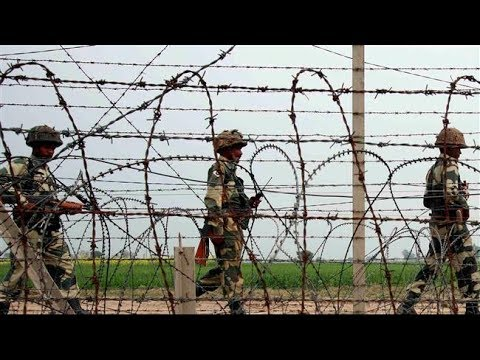
#> input picture src/detector/res/multiofficer.jpg, 480 x 360 px
$ python continuation.py
#> lines starting #> are read from the running program, lines starting #| are printed output that depends on the picture; after the words box and inside, x2 and y2 are one past the last pixel; in counts of white or black regions, pixels touching at a corner belong together
import cv2
import numpy as np
import os

basepath=os.path.realpath(__file__)
image=basepath.replace('continuation.py',"res/multiofficer.jpg")
img = cv2.imread(image)
#> img is the input picture: shape (360, 480, 3); mean B, G, R 109.6, 114.3, 114.1
gray = cv2.cvtColor(img,cv2.COLOR_BGR2GRAY)
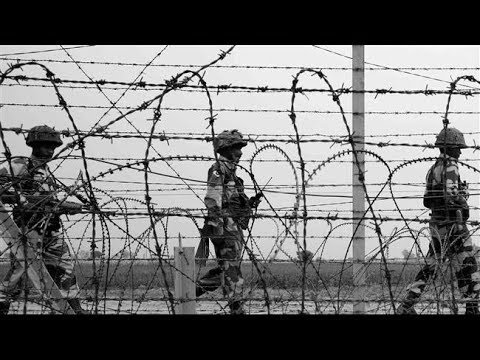
#> gray: shape (360, 480); min 0, max 255, mean 113.7
edges = cv2.Canny(gray,50,150,apertureSize = 3)
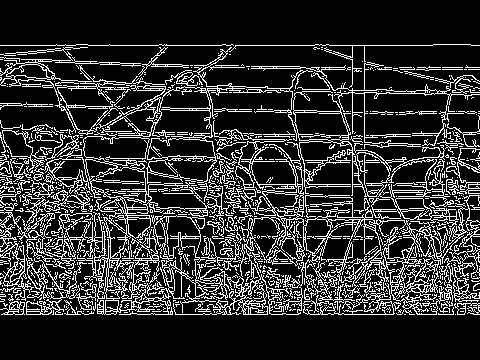
#> edges: shape (360, 480); 18.8% white in thin lines or dots, all inside (x1, y1, x2, y2) = (0, 44, 480, 315)
edges = cv2.GaussianBlur(edges,(5,5),0)
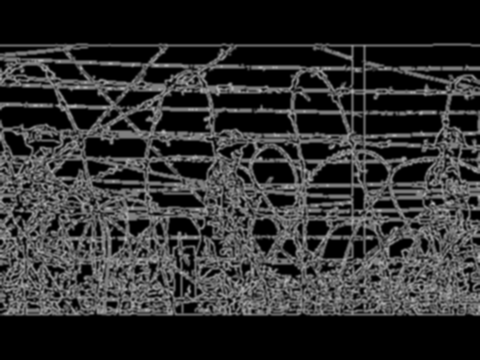
#> edges: shape (360, 480); min 0, max 183, mean 48

k_square = np.ones((5,5),np.uint8)
k_ellipse = cv2.getStructuringElement(cv2.MORPH_ELLIPSE,(5,5))
thresh = cv2.dilate(edges,k_ellipse,iterations=1)
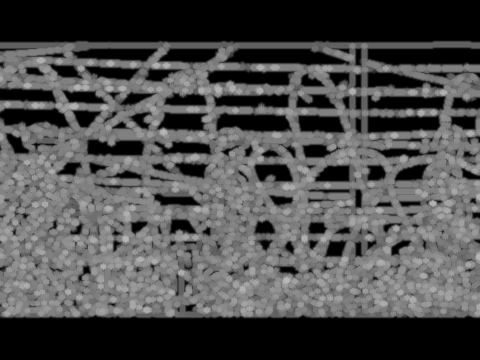
#> thresh: shape (360, 480); min 0, max 183, mean 76.9
thresh = cv2.erode(thresh,k_square,iterations=2)
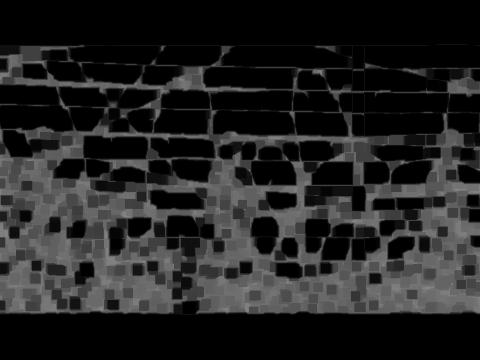
#> thresh: shape (360, 480); min 0, max 135, mean 34.3
minLineLength = 1100
maxLineGap = 10
lines = cv2.HoughLinesP(thresh,1,np.pi/180,100,minLineLength,maxLineGap)
#> lines = 976 rows, first 6: [23, 314, 479, 250], [0, 230, 277, 278], [0, 267, 80, 273], [0, 161, 180, 216], [201, 290, 479, 295], [277, 229, 352, 206]

if lines is not None:
    for line in lines:
        for x1,y1,x2,y2 in line:
            cv2.line(img,(x1,y1),(x2,y2),(0,255,0),2)
#> this loop made 976 passes
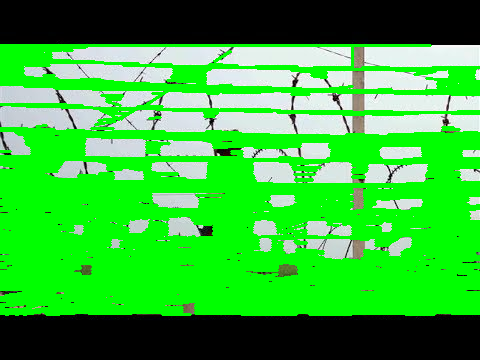
#> img: shape (360, 480, 3); mean B, G, R 54.8, 181.6, 53.1

cv2.imshow('houghlin',img)
dest=basepath.replace('continuation.py',"res/processed/multiofficer.jpg")
cv2.imwrite(dest,img)
cv2.waitKey(0)
cv2.destroyAllWindows()

$ run again, with src/detector/res/closeup.jpg copied over src/detector/res/multiofficer.jpg
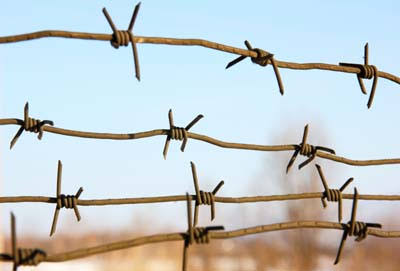
#> input picture src/detector/res/closeup.jpg, 400 x 271 px
#> img is the input picture: shape (271, 400, 3); mean B, G, R 201.8, 200.9, 194.1
#> `edges = cv2.Canny(gray,50,150,apertureSize = 3)`:
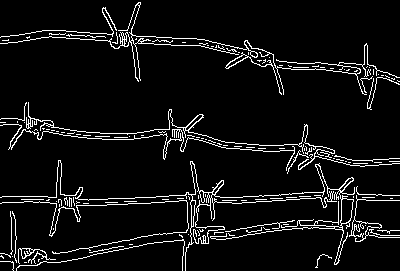
#> edges: shape (271, 400); 6.6% white in thin lines or dots
#> lines = 122 rows, first 6: [0, 199, 297, 199], [163, 241, 333, 221], [110, 198, 399, 198], [0, 200, 283, 200], [70, 251, 321, 221], [0, 120, 53, 126]
#> the loop `for line in lines:` made 122 passes
#> after the loop `for line in lines:`:
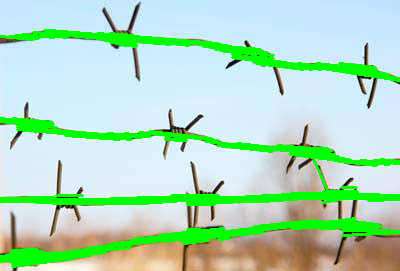
#> img: shape (271, 400, 3); 13.22% of pixels changed, all inside (x1, y1, x2, y2) = (0, 29, 400, 268)

$ run again, with src/detector/res/fenceandofficer.jpg copied over src/detector/res/multiofficer.jpg
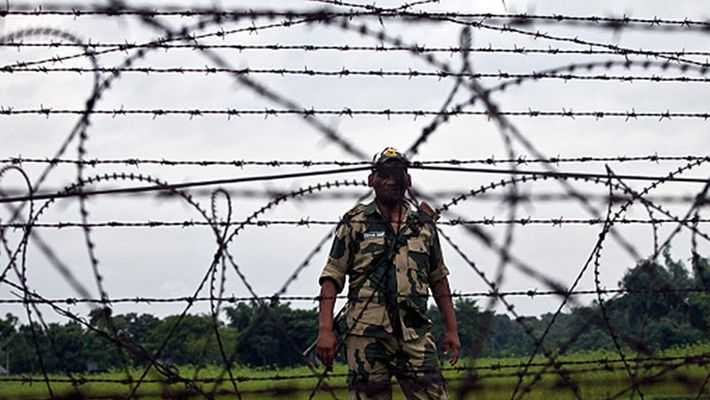
#> input picture src/detector/res/fenceandofficer.jpg, 710 x 400 px
#> img is the input picture: shape (400, 710, 3); mean B, G, R 155, 154.2, 153.3
#> `edges = cv2.Canny(gray,50,150,apertureSize = 3)`:
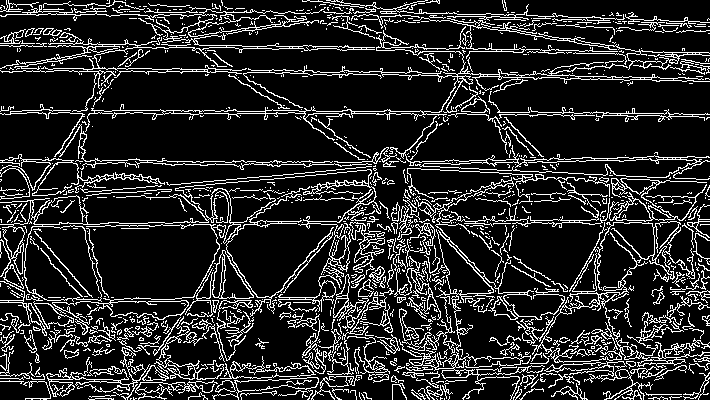
#> edges: shape (400, 710); 15.9% white in thin lines or dots
#> lines = 1711 rows, first 6: [0, 11, 709, 23], [344, 370, 709, 363], [409, 361, 709, 350], [213, 377, 709, 368], [129, 15, 168, 15], [0, 8, 275, 12]
#> the loop `for line in lines:` made 1711 passes
#> after the loop `for line in lines:`:
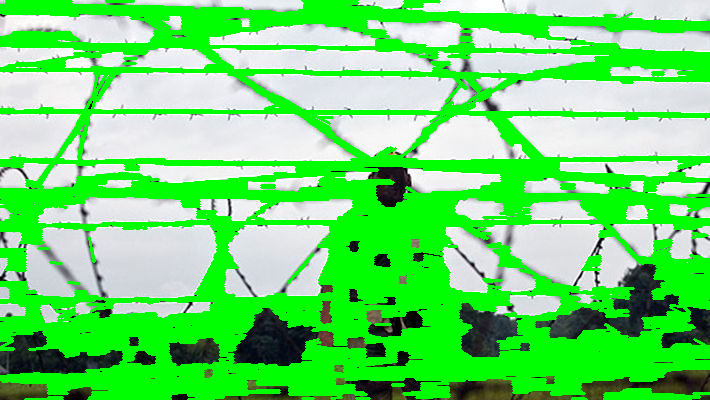
#> img: shape (400, 710, 3); mean B, G, R 109.9, 221.8, 107.5
